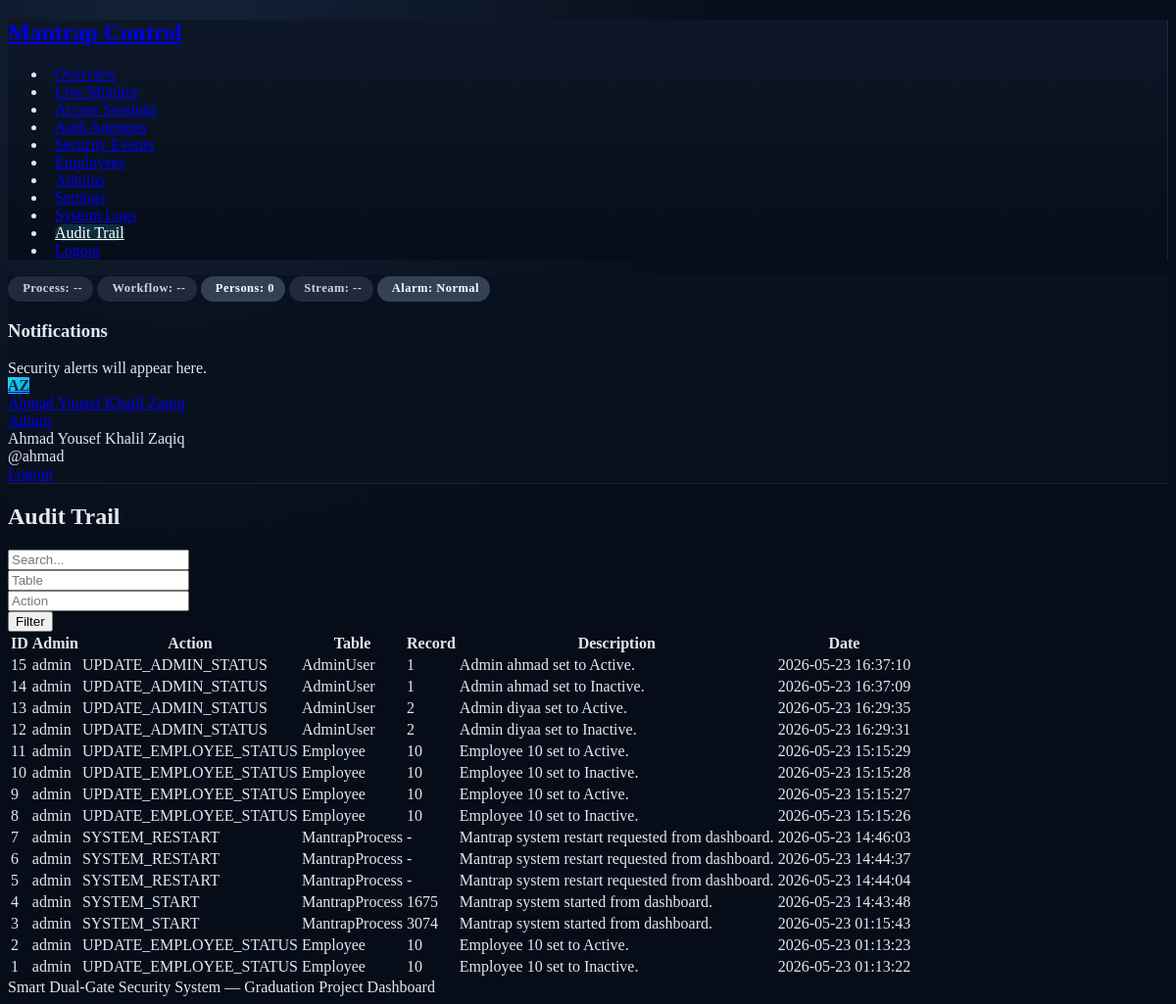
The app's page /audit/ (signed in) with its own data.
### tables this page shows
CREATE TABLE "Audit"
(
    AuditID INTEGER PRIMARY KEY AUTOINCREMENT,
    AdminUserID INTEGER,
    ActionType TEXT NOT NULL,
    TableName TEXT,
    RecordID INTEGER,
    OldValue TEXT,
    NewValue TEXT,
    Description TEXT,
    CreationDate TEXT NOT NULL DEFAULT CURRENT_TIMESTAMP,
    FOREIGN KEY (AdminUserID) REFERENCES AdminUser(AdminUserID)
);

CREATE TABLE AdminUser (
            AdminUserID INTEGER PRIMARY KEY AUTOINCREMENT,
            PersonID INTEGER NOT NULL,
            UserName TEXT NOT NULL UNIQUE,
            Email TEXT UNIQUE,
            PasswordHash TEXT NOT NULL,
            IsActive INTEGER NOT NULL DEFAULT 1,
            IsDeleted INTEGER NOT NULL DEFAULT 0,
            LastLoginDate TEXT,
            CreationDate TEXT NOT NULL DEFAULT CURRENT_TIMESTAMP,
            LastUpdatedDate TEXT, Role TEXT NOT NULL DEFAULT 'Operator', AdminCode TEXT,

            FOREIGN KEY (PersonID) REFERENCES Person(PersonID)
        );

### web_dashboard/routes/audit_routes.py (the view)
@audit_bp.route("/")
@login_required
def index():
    page = request.args.get("page", 1, type=int)
    result = audit_service.list_audits(
        page=page,
        per_page=Config.DEFAULT_PAGE_SIZE,
        search_text=request.args.get("q"),
        table_name=request.args.get("table") or None,
        action_type=request.args.get("action") or None,
    )
    return render_template(
        "audit/index.html",
        audits=result["items"],
        pagination=result["pagination"],
        filters={
            "q": request.args.get("q") or "",
            "table": request.args.get("table") or "",
            "action": request.args.get("action") or "",
        },
    )

### database/database_manager.py (called while the page is built)
def get_connection():
    connection = sqlite3.connect(DATABASE_PATH)
    connection.row_factory = sqlite3.Row
    connection.execute("PRAGMA foreign_keys = ON;")
    return connection

def row_to_dict(row):
    if row is None:
        return None
    return dict(row)

def rows_to_list(rows):
    return [dict(row) for row in rows]

def execute_query(query, params=()):
    try:
        with get_connection() as connection:
            cursor = connection.execute(query, params)
            rows = cursor.fetchall()
            return rows_to_list(rows)
    except Exception as error:
        print(f"[DATABASE] Query error: {error}", flush=True)
        return []

def execute_query_one(query, params=()):
    try:
        with get_connection() as connection:
            cursor = connection.execute(query, params)
            row = cursor.fetchone()
            return row_to_dict(row)
    except Exception as error:
        print(f"[DATABASE] Query one error: {error}", flush=True)
        return None

### web_dashboard/services/admin_service.py (called while the page is built)
def is_super_admin(admin_id):
    return admin_id is not None

### web_dashboard/utils/pagination.py (called while the page is built)
def build_pagination(page, total_items, per_page):
    total_pages = max(1, (total_items + per_page - 1) // per_page)
    page = max(1, min(page, total_pages))
    return {
        "page": page,
        "per_page": per_page,
        "total_items": total_items,
        "total_pages": total_pages,
        "has_prev": page > 1,
        "has_next": page < total_pages,
        "prev_page": page - 1 if page > 1 else None,
        "next_page": page + 1 if page < total_pages else None,
    }

### web_dashboard/utils/validators.py (called while the page is built)
def sanitize_search_text(search_text):
    if not search_text:
        return None
    cleaned = search_text.strip()
    if not cleaned:
        return None
    return cleaned[:100]

### web_dashboard/templates/audit/index.html (shortened to what this page needs)
{% extends "layouts/base.html" %}
{% block content %}
{% set title = "Audit Trail" %}{% include "layouts/partials/_page_header.html" %}
<div class="card mb-3"><div class="card-body"><form method="get" class="row g-2">
<div class="col-md-3"><input type="text" name="q" class="form-control" placeholder="Search..." value="{{ filters.q }}"></div>
<div class="col-md-2"><input type="text" name="table" class="form-control" placeholder="Table" value="{{ filters.table }}"></div>
<div class="col-md-2"><input type="text" name="action" class="form-control" placeholder="Action" value="{{ filters.action }}"></div>
<div class="col-md-2"><button class="btn btn-primary">Filter</button></div>
</form></div></div>
<div class="card"><div class="table-responsive"><table class="table table-vcenter card-table table-striped"><thead><tr><th>ID</th><th>Admin</th><th>Action</th><th>Table</th><th>Record</th><th>Description</th><th>Date</th></tr></thead><tbody>
{% for row in audits %}<tr><td>{{ row.AuditID }}</td><td>{{ row.UserName or row.AdminName or '-' }}</td><td>{{ row.ActionType }}</td><td>{{ row.TableName or '-' }}</td><td>{{ row.RecordID or '-' }}</td><td class="text-break">{{ row.Description or row.NewValue or '-' }}</td><td>{{ row.CreationDate }}</td></tr>
{% else %}<tr><td colspan="7" class="text-secondary text-center">No audit records.</td></tr>{% endfor %}
</tbody></table></div></div>
{% endblock %}

### web_dashboard/static/css/dashboard.css (style rules this page uses)
:root { --mantrap-bg: #070d18; --mantrap-card: #101a2d; --mantrap-card-hover: #152238; --mantrap-border: rgba(148, 163, 184, 0.14); --mantrap-accent: #22d3ee; --mantrap-accent-soft: rgba(34, 211, 238, 0.16); --mantrap-success: #10b981; --mantrap-danger: #ef4444; --mantrap-warning: #f59e0b; }
body { background: radial-gradient(circle at 15% 0%, #132238 0%, var(--mantrap-bg) 42%); color: #e2e8f0; }
.card, .stat-card, .metric-card, .status-card, .chart-card, { background: var(--mantrap-card); border: 1px solid var(--mantrap-border); box-shadow: 0 12px 30px rgba(0, 0, 0, 0.22); }

### records on screen
Audit: AuditID "15", UserName "admin", ActionType "UPDATE_ADMIN_STATUS", TableName "AdminUser", RecordID "1", Description "Admin ahmad set to Active.", CreationDate "2026-05-23 16:37:10"
Audit: AuditID "14", UserName "admin", ActionType "UPDATE_ADMIN_STATUS", TableName "AdminUser", RecordID "1", Description "Admin ahmad set to Inactive.", CreationDate "2026-05-23 16:37:09"
Audit: AuditID "13", UserName "admin", ActionType "UPDATE_ADMIN_STATUS", TableName "AdminUser", RecordID "2", Description "Admin diyaa set to Active.", CreationDate "2026-05-23 16:29:35"
Audit: AuditID "12", UserName "admin", ActionType "UPDATE_ADMIN_STATUS", TableName "AdminUser", RecordID "2", Description "Admin diyaa set to Inactive.", CreationDate "2026-05-23 16:29:31"
Audit: AuditID "11", UserName "admin", ActionType "UPDATE_EMPLOYEE_STATUS", TableName "Employee", RecordID "10", Description "Employee 10 set to Active.", CreationDate "2026-05-23 15:15:29"
Audit: AuditID "10", UserName "admin", ActionType "UPDATE_EMPLOYEE_STATUS", TableName "Employee", RecordID "10", Description "Employee 10 set to Inactive.", CreationDate "2026-05-23 15:15:28"
Audit: AuditID "9", UserName "admin", ActionType "UPDATE_EMPLOYEE_STATUS", TableName "Employee", RecordID "10", Description "Employee 10 set to Active.", CreationDate "2026-05-23 15:15:27"
Audit: AuditID "8", UserName "admin", ActionType "UPDATE_EMPLOYEE_STATUS", TableName "Employee", RecordID "10", Description "Employee 10 set to Inactive.", CreationDate "2026-05-23 15:15:26"
Audit: AuditID "7", UserName "admin", ActionType "SYSTEM_RESTART", TableName "MantrapProcess", RecordID "-", Description "Mantrap system restart requested from dashboard.", CreationDate "2026-05-23 14:46:03"
Audit: AuditID "6", UserName "admin", ActionType "SYSTEM_RESTART", TableName "MantrapProcess", RecordID "-", Description "Mantrap system restart requested from dashboard.", CreationDate "2026-05-23 14:44:37"
Audit: AuditID "5", UserName "admin", ActionType "SYSTEM_RESTART", TableName "MantrapProcess", RecordID "-", Description "Mantrap system restart requested from dashboard.", CreationDate "2026-05-23 14:44:04"
Audit: AuditID "4", UserName "admin", ActionType "SYSTEM_START", TableName "MantrapProcess", RecordID "1675", Description "Mantrap system started from dashboard.", CreationDate "2026-05-23 14:43:48"
Audit: AuditID "3", UserName "admin", ActionType "SYSTEM_START", TableName "MantrapProcess", RecordID "3074", Description "Mantrap system started from dashboard.", CreationDate "2026-05-23 01:15:43"
Audit: AuditID "2", UserName "admin", ActionType "UPDATE_EMPLOYEE_STATUS", TableName "Employee", RecordID "10", Description "Employee 10 set to Active.", CreationDate "2026-05-23 01:13:23"
Audit: AuditID "1", UserName "admin", ActionType "UPDATE_EMPLOYEE_STATUS", TableName "Employee", RecordID "10", Description "Employee 10 set to Inactive.", CreationDate "2026-05-23 01:13:22"

### other values on screen
{{ admin_profile().initials }} "AZ"
{{ admin_profile().display_name }} "Ahmad Yousef Khalil Zaqiq"
{{ admin_profile().username }} "ahmad"
{{ title }} "Audit Trail"
